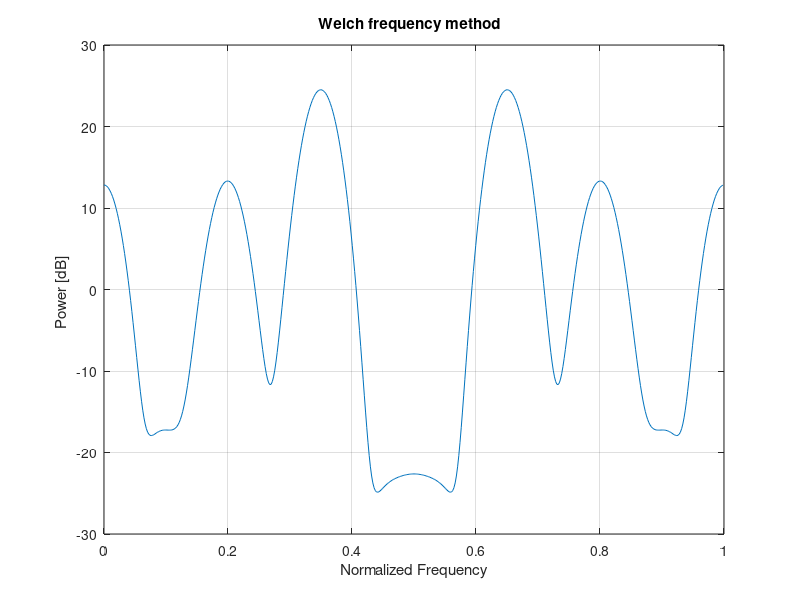

Source code (MATLAB):
% a demo fr the welch spectral estimation method
% Input: vector x, Output: Spectrum estimate Ph
% % % % 

close all;
clear all;

size=256; %setting the size of the string
%% --------------------------------------------------------------------------------------------------
% Setting up the sinus deterministic part of the signal parameters :Frequency, amplitude and Phase
% and setting up the sinusidal waveform it self .
phi1=0.2;
phi2=0.2;
fx1=0.2;
fx2=0.35;
A1=1;
A2=2;

for k=1:size
    S(k)=A1*cos(2*pi*fx1*k+phi1)+A2*cos(2*pi*fx2*k+phi2);
end

%% ------------------------------------------------------------------
% Generating a noise signal and adding it to the  deterministic sinus stage
N=1*rand(1,size);
x=N+1*S;

%% ------------------Parameters selection-----------------------------------------------------------
 
R = 512;
L=32;

Ol=0.5; %The overlapping ratio
D=L*Ol; %The actual overlapping in samples
K=size/D-1;

%% choose one of the folowing windows below 
%------------windows selection start ---------------
%w = window('hamming',L)';
%w = window('bartlett',L)';
%w = window('blackman',L)';
w = window('chebwin',L)';
%w = window('tukeywin',L)';

%------------windows selection end  ---------------
%%---Calculation block----------

U = 1/L*sum(abs(w).^2);
Ph = 0;
for k=0:K-1
    xk = x(k*D+1:k*D+L);
    Xk = fft(xk.*w,R);
    Ph = Ph + 1/(K*L*U)*abs(Xk).^2;
end

%%  Plotting Block--------------------------------------------------------
t=(0:1:R-1);
t=t./R;
plot (t,20*log10(Ph));

title('Welch frequency method  ') 
xlabel('Normalized Frequency')
ylabel('Power [dB] ');
grid on 

grid on